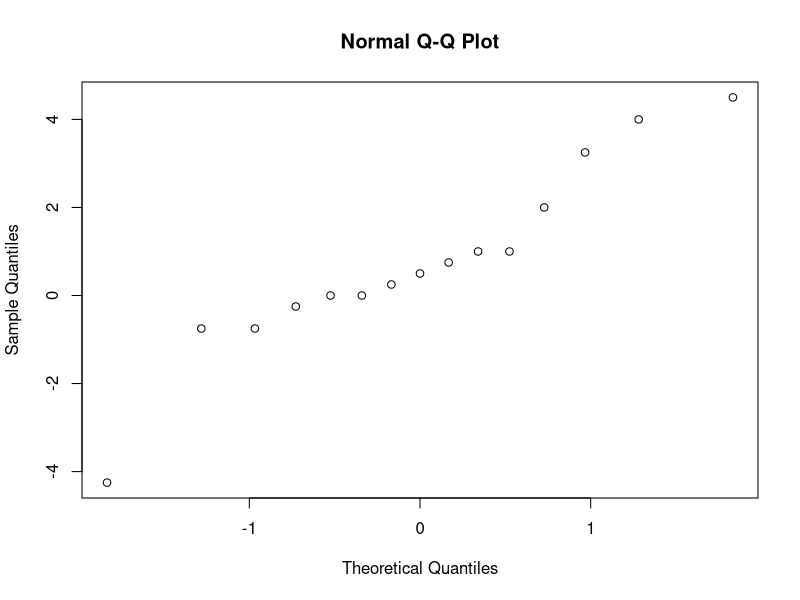
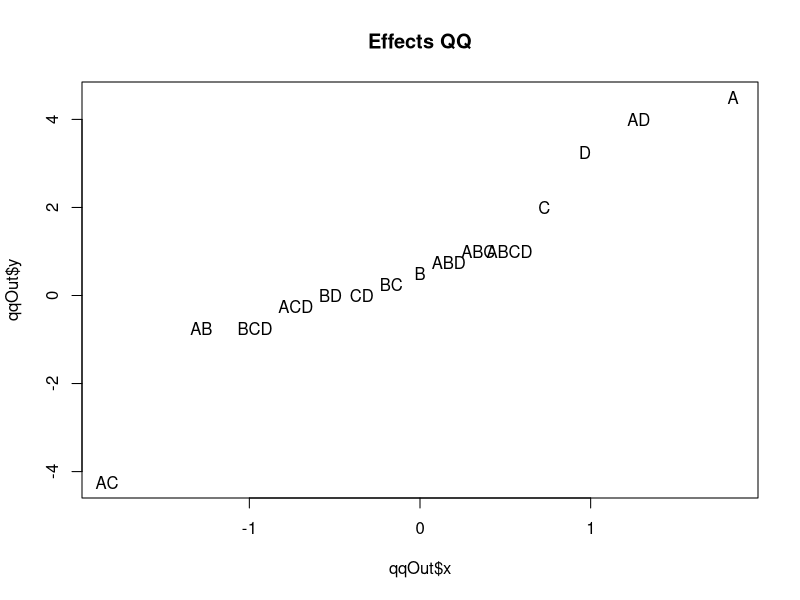
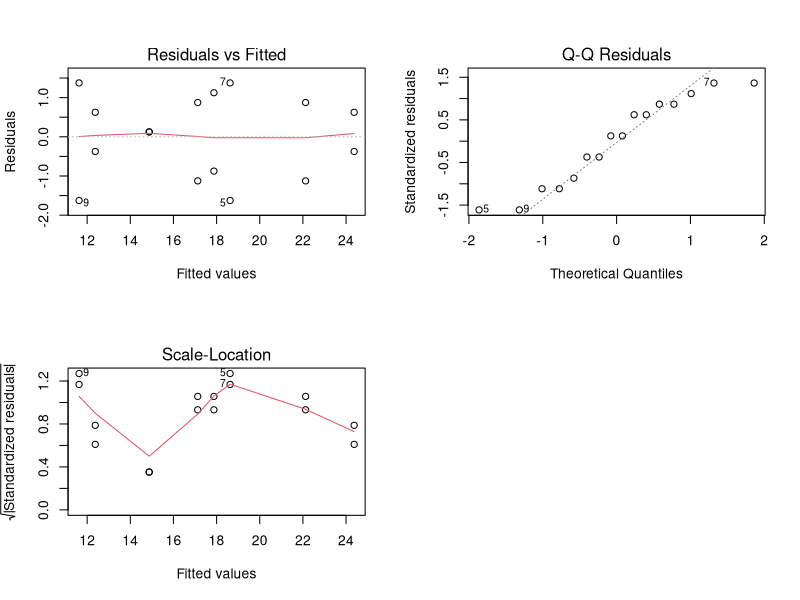

Recreate these plots in R, in order.
### 1 (a) ###

setting <- c("one", "a", "b", "ab", "c", "ac", "bc", "abc", "d", "ad", "bd", "abd", "cd", "acd", "bcd", "abcd")

A.time <- c(-1, 1, -1, 1, -1, 1, -1, 1, -1, 1, -1, 1, -1, 1, -1, 1)
B.conc <- c(-1, -1, 1, 1, -1, -1, 1, 1, -1, -1, 1, 1, -1, -1, 1, 1)
C.press <- c(-1, -1, -1, -1, 1, 1, 1, 1, -1, -1, -1, -1, 1, 1, 1, 1)
D.temp <- c(-1, -1, -1, -1, -1, -1, -1, -1, 1, 1, 1, 1, 1, 1, 1, 1)

AB <- A.time*B.conc
AC <- A.time*C.press
AD <- A.time*D.temp
BC <- B.conc*C.press
BD <- B.conc*D.temp
CD <- C.press*D.temp
ABC <- A.time*B.conc*C.press
ABD <- A.time*B.conc*D.temp
ACD <- A.time*C.press*D.temp
BCD <- B.conc*C.press*D.temp
ABCD <- A.time*B.conc*C.press*D.temp

yield <- c(12,18,13,16,17,15,20,15,10,25,13,24,19,21,17,23)

one  <- yield[1]
a    <- yield[2]
b    <- yield[3]
ab   <- yield[4]
c    <- yield[5]
ac   <- yield[6]
bc   <- yield[7]
abc  <- yield[8]
d    <- yield[9]
ad   <- yield[10]
bd   <- yield[11] 
abd  <- yield[12]
cd   <- yield[13]
acd  <- yield[14]
bcd  <- yield[15]
abcd <- yield[16]

totals <- data.frame(one,a,b,ab,c,ac,bc,abc,d,ad,bd,abd,cd,acd,bcd,abcd)

(setUpMtx <- data.frame(setting, A.time, B.conc, C.press, D.temp, AB, AC, AD, BC, BD,
                       CD, ABC, ABD, ACD, BCD, ABCD, yield))

Aest <-   (1/8)*t(A.time) %*% yield
Best <-   (1/8)*t(B.conc) %*% yield
Cest <-   (1/8)*t(C.press) %*% yield
Dest <-   (1/8)*t(D.temp) %*% yield
ABest <-  (1/8)*t(AB) %*% yield
ACest <-  (1/8)*t(AC) %*% yield
ADest <-  (1/8)*t(AD) %*% yield
BCest <-  (1/8)*t(BC) %*% yield
BDest <-  (1/8)*t(BD) %*% yield
CDest <-  (1/8)*t(CD) %*% yield
ABCest <- (1/8)*t(ABC) %*% yield
ABDest <- (1/8)*t(ABD) %*% yield
ACDest <- (1/8)*t(ACD) %*% yield
BCDest <- (1/8)*t(BCD) %*% yield
ABCDest <-(1/8)*t(ABCD) %*% yield

(Effects <- c(Aest,Best,Cest,Dest,ABest,ACest,ADest,BCest,BDest,CDest,
             ABCest,ABDest,ACDest,BCDest,ABCDest))

(qqOut <- qqnorm(Effects))
plot(qqOut, type = 'n', main = "Effects QQ")
text(x = qqOut$x, y = qqOut$y, labels = c("A","B","C","D", "AB","AC","AD","BC",
                                          "BD","CD","ABC","ABD","ACD","BCD","ABCD"))

aov.Dat <- data.frame(as.factor(A.time),as.factor(D.temp),as.factor(AC),as.factor(AD),as.factor(C.press),yield)

aov2 <- lm(yield ~ A.time*C.press*D.temp, data = aov.Dat)
anova(aov2)

# (c)

I <- rep(1,5)
X <- cbind(I,A.time,C.press,AC,D.temp,AD)
colnames(X) <- c("I","A","C","AC","D","AD")

betaHat <- solve(t(X) %*% X) %*% t(X) %*% yield
betaHat

lmOut <- lm(yield ~ X-1)
summary(lmOut)

par(mfrow=c(2,2))
plot(lmOut)

# (2)
# (a)

setMtx <- c("(1)","a","b","ab","c","ac","bc","abc")

order <- as.factor(c(6,7,8,5,3,1,2,4))

temp <- c(-1,1,-1,1,-1,1,-1,1)

cat <- c(-1,-1,1,1,-1,-1,1,1)

press <- c(-1,-1,-1,-1,1,1,1,1)

weight <- c(24.5,29.6,23.4,29.9,22.6,39.6,24.8,42.3)

polMtx <- data.frame(setMtx,order,temp,cat,press,weight)

(catEff <- (1/8) * t(cat) %*% weight)

# (c)






